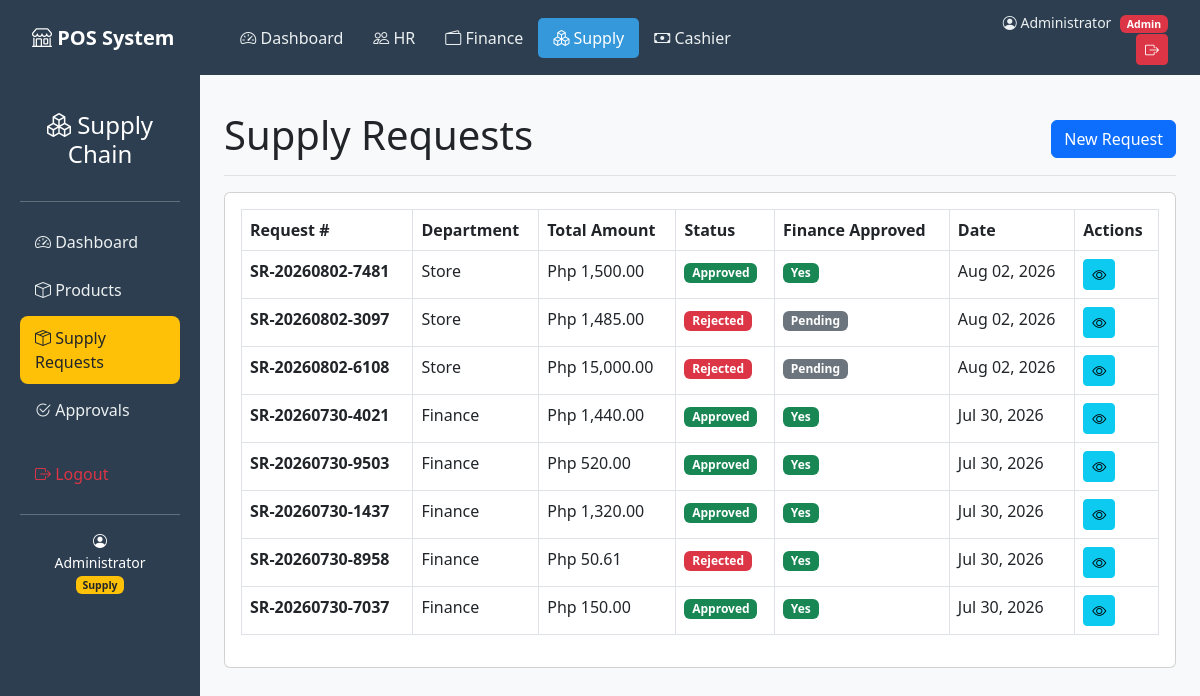
Page /pos-system/modules/supply/requests.php (signed in) on the committed database.
### tables this page shows
CREATE TABLE `supply_requests` (
  `id` int(11) NOT NULL,
  `request_number` varchar(20) NOT NULL,
  `requested_by` int(11) NOT NULL,
  `department` varchar(50) DEFAULT NULL,
  `total_amount` decimal(10,2) DEFAULT 0.00,
  `status` enum('pending','finance_approved','approved','rejected') DEFAULT 'pending',
  `date_requested` timestamp NOT NULL DEFAULT current_timestamp(),
  `finance_approved` tinyint(1) DEFAULT 0,
  `date_finance_approved` timestamp NULL DEFAULT NULL,
  `date_approved` timestamp NULL DEFAULT NULL,
  `priority` enum('low','medium','high','urgent') DEFAULT 'medium'
);

### pos-system/includes/functions.php (called while the page is built, shortened)
<?php
function formatCurrency($amount) {
    return 'Php ' . number_format($amount, 2);
}
?>

### pos-system/modules/supply/requests.php (the view, shortened to what this page needs)
<?php
require_once '../../includes/functions.php';
require_once '../../config/database.php';
require_once '../../includes/header.php';
require_once '../../includes/sidebar.php';
?>
<main class="col-md-10 ms-sm-auto px-md-4 main-content">
    <div class="d-flex justify-content-between flex-wrap flex-md-nowrap align-items-center pt-3 pb-2 mb-3 border-bottom">
        <h1>Supply Requests</h1>
        <button class="btn btn-primary" data-bs-toggle="modal" data-bs-target="#addSupplyRequestModal">New Request</button>
    </div>
    <div class="card">
        <div class="card-body">
            <div class="table-responsive">
                <table class="table table-bordered table-hover">
                    <thead>
                        <tr>
                            <th>Request #</th>
                            <th>Department</th>
                            <th>Total Amount</th>
                            <th>Status</th>
                            <th>Finance Approved</th>
                            <th>Date</th>
                            <th>Actions</th>
                        </tr>
                    </thead>
                    <tbody>
                        <?php
                        try {
                            $requests = $pdo->query("
                                SELECT sr.*, u.full_name as requested_by_name
                                FROM supply_requests sr
                                JOIN users u ON sr.requested_by = u.id
                                ORDER BY sr.date_requested DESC
                            ");
                            while($row = $requests->fetch()):
                        ?>
                        <tr>
                            <td><strong><?php echo $row['request_number']; ?></strong></td>
                            <td><?php echo $row['department']; ?></td>
                            <td><?php echo formatCurrency($row['total_amount']); ?></td>
                            <td>
                                <span class="badge bg-<?php
                                    echo $row['status'] == 'approved' ? 'success' :
                                        ($row['status'] == 'rejected' ? 'danger' : 'warning');
                                ?>">
                                    <?php echo ucfirst($row['status']); ?>
                                </span>
                            </td>
                            <td>
                                <?php if($row['finance_approved'] == 1): ?>
                                    <span class="badge bg-success">Yes</span>
                                <?php else: ?>
                                    <span class="badge bg-secondary">Pending</span>
                                <?php endif; ?>
                            </td>
                            <td><?php echo date('M d, Y', strtotime($row['date_requested'])); ?></td>
                            <td>
                                <a href="view-request.php?id=<?php echo $row['id']; ?>" class="btn btn-sm btn-info">
                                    <i class="bi bi-eye"></i>
                                </a>
                            </td>
                        </tr>
                        <?php
                            endwhile;
                        } catch (PDOException $e) {
                            echo '<tr><td colspan="7" class="text-center text-danger">Error: ' . $e->getMessage() . '</td></tr>';
                        }
                        ?>
                    </tbody>
                </table>
            </div>
        </div>
    </div>
</main>
<?php require_once '../../includes/footer.php'; ?>

### pos-system/includes/header.php (style rules this page uses)
body { background: #f8f9fa; }
.main-content { padding: 20px; }

### rows in the picture
supply_requests: request_number "SR-20260802-7481", department "Store", total_amount "Php 1,500.00", status "Approved", finance_approved "Yes", date_requested "Aug 02, 2026"
supply_requests: request_number "SR-20260802-3097", department "Store", total_amount "Php 1,485.00", status "Rejected", finance_approved "Pending", date_requested "Aug 02, 2026"
supply_requests: request_number "SR-20260802-6108", department "Store", total_amount "Php 15,000.00", status "Rejected", finance_approved "Pending", date_requested "Aug 02, 2026"
supply_requests: request_number "SR-20260730-4021", department "Finance", total_amount "Php 1,440.00", status "Approved", finance_approved "Yes", date_requested "Jul 30, 2026"
supply_requests: request_number "SR-20260730-9503", department "Finance", total_amount "Php 520.00", status "Approved", finance_approved "Yes", date_requested "Jul 30, 2026"
supply_requests: request_number "SR-20260730-1437", department "Finance", total_amount "Php 1,320.00", status "Approved", finance_approved "Yes", date_requested "Jul 30, 2026"
supply_requests: request_number "SR-20260730-8958", department "Finance", total_amount "Php 50.61", status "Rejected", finance_approved "Yes", date_requested "Jul 30, 2026"
supply_requests: request_number "SR-20260730-7037", department "Finance", total_amount "Php 150.00", status "Approved", finance_approved "Yes", date_requested "Jul 30, 2026"

### other values in the picture
$_SESSION['full_name'] "Administrator"
$role "Admin"
